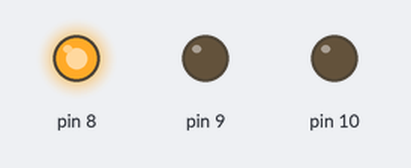
A sketch run on a simulated Arduino Uno, built with avr-gcc and run on an emulated ATmega328P. On the bench: output pins drawn as LEDs (lit = HIGH).

Above: at 0.5 s.
At 2.5 s:
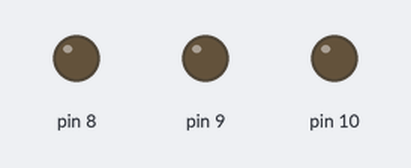
Timing chart, 0 to 5.2 s (numbered marks = the images above):
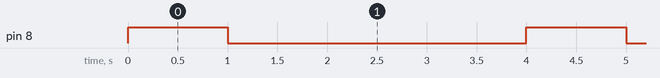

Measured:
- by itself, pin 8: alternates HIGH for 1.0 s and LOW for 3.0 s

The sketch:

arrayled.ino
```cpp
#include <avr/io.h>
#include <util/delay.h>

int main(void){
  init();

  while (1)
  {
    PORTB = 0x00000001;
    _delay_ms(1000);
    PORTB = 0x00000010;
    _delay_ms(1000);
    PORTB = 0x00000100;
    _delay_ms(1000);
    PORTB = 0x00000000;
    _delay_ms(1000);
  }
  return 0;
}

void init(){
    DDRB = 0x07;
    PORTB = 0x00;
} 
```
